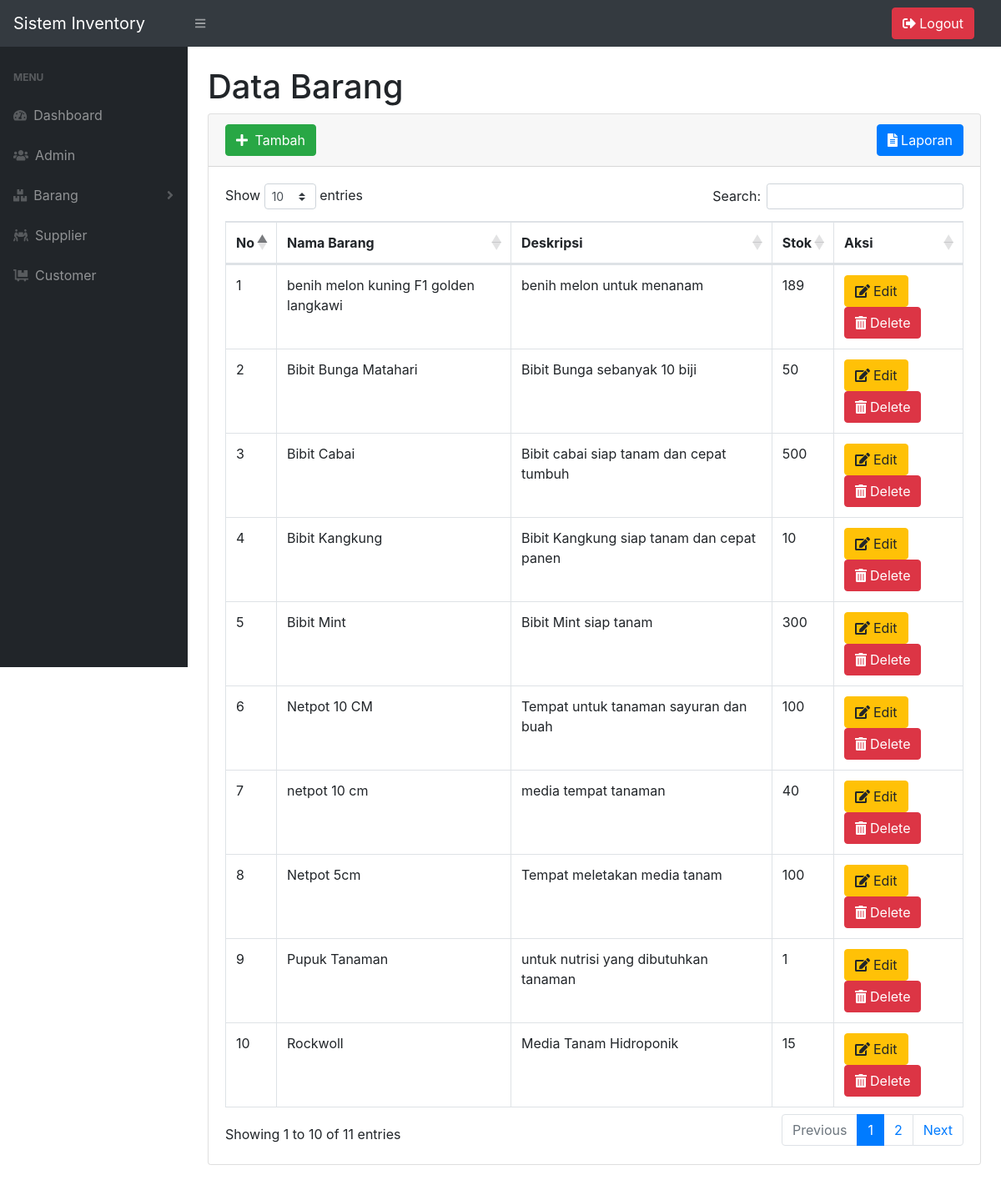
Page /admin/barang/index.php (signed in) on the committed database.
### tables this page shows
CREATE TABLE `barang` (
  `id_barang` int(5) NOT NULL,
  `nama_barang` varchar(100) NOT NULL,
  `deskripsi` text NOT NULL,
  `stok` int(5) NOT NULL
);

### admin/barang/index.php (the view, shortened to what this page needs)
<?php
require 'functions.php';
?>
<!DOCTYPE html>
<html lang="en">
<head>
    <link href="../assets/styles.css" rel="stylesheet" />
    <link href="https://cdn.datatables.net/1.10.20/css/dataTables.bootstrap4.min.css" rel="stylesheet" />
</head>
<body class="sb-nav-fixed">
    <nav class="sb-topnav navbar navbar-expand navbar-dark bg-dark">
        <a class="navbar-brand" href="#">Sistem Inventory</a>
        <button class="btn btn-link btn-sm order-1 order-lg-0" id="sidebarToggle" href="#"><i class="fas fa-bars"></i></button>
        <form class="d-none d-md-inline-block form-inline ml-auto mr-0 mr-md-3 my-2 my-md-0">
            <div class="input-group">
                <a class="btn btn-danger" href="../logout.php" role="button"><i class="fas fa-sign-out-alt"></i>&nbsp;Logout</a>
            </div>
        </form>
    </nav>
    <div id="layoutSidenav">
        <div id="layoutSidenav_nav">
            <nav class="sb-sidenav accordion sb-sidenav-dark" id="sidenavAccordion">
                <div class="sb-sidenav-menu">
                    <div class="nav">
                        <div class="sb-sidenav-menu-heading">Menu</div>
                        <a class="nav-link" href="../dashboard.php">
                            <div class="sb-nav-link-icon"><i class="fas fa-tachometer-alt"></i></div>
                            Dashboard
                        </a>
                        <a class="nav-link" href="../admin/index.php">
                            <div class="sb-nav-link-icon"><i class="fas fa-users"></i></div>
                            Admin
                        </a>
                        <a class="nav-link collapsed" href="#" data-toggle="collapse" data-target="#collapseLayoutsBarang" aria-expanded="false" aria-controls="collapseLayouts">
                            <div class="sb-nav-link-icon"><i class="fas fa-boxes"></i></div>
                            Barang
                            <div class="sb-sidenav-collapse-arrow"><i class="fas fa-angle-down"></i></div>
                        </a>
                        <a class="nav-link" href="../supplier/index.php">
                            <div class="sb-nav-link-icon"><i class="fas fa-people-carry"></i></div>
                            Supplier
                        </a>
                        <a class="nav-link" href="../customer/index.php">
                            <div class="sb-nav-link-icon"><i class="fas fa-dolly-flatbed"></i></div>
                            Customer
                        </a>
                    </div>
                </div>
            </nav>
        </div>
        <div id="layoutSidenav_content">
            <main>
                <div class="container-fluid">
                    <h1 class="mt-4">Data Barang</h1>
                    <div class="card mb-4">
                        <div class="card-header">
                            <button type="button" class="btn btn-success" data-toggle="modal" data-target="#tambah"><i class="fas fa-plus mr-1"></i>
                                Tambah
                            </button>
                            <a href="laporan_barang.php" class="btn btn-primary" role="button" style="float: right;"><i class="fas fa-file-alt mr-1"></i>Laporan</a>
                        </div>
                        <div class="card-body">
                            <div class="table-responsive">
                                <table class="table table-bordered" id="dataTable" width="100%" cellspacing="0">
                                    <thead>
                                        <tr>
                                            <th>No</th>
                                            <th>Nama Barang</th>
                                            <th>Deskripsi</th>
                                            <th>Stok</th>
                                            <th>Aksi</th>
                                        </tr>
                                    </thead>
                                    <tbody>
                                        <?php
                                        $barang = mysqli_query($conn, "SELECT * FROM barang ORDER BY nama_barang ASC");
                                        $i = 1;
                                        while ($data = mysqli_fetch_array($barang)) :
                                        ?>
                                            <tr>
                                                <td><?= $i++; ?></td>
                                                <td><?= $data['nama_barang']; ?></td>
                                                <td><?= $data['deskripsi']; ?></td>
                                                <td><?= $data['stok']; ?></td>
                                                <td>
                                                    <button type="button" class="btn btn-warning" data-toggle="modal" data-target="#edit<?php echo $data['id_barang']; ?>">
                                                        <i class="fas fa-edit mr-1"></i>Edit
                                                    </button>
                                                    <button type="button" class="btn btn-danger" data-toggle="modal" data-target="#delete<?php echo $data['id_barang']; ?>">
                                                        <i class="fas fa-trash-alt mr-1"></i>Delete
                                                    </button>
                                                </td>
                                            </tr>
                                        <?php
                                        endwhile;
                                        ?>
                                    </tbody>
                                </table>
                            </div>
                        </div>
                    </div>
                </div>
            </main>
        </div>
    </div>
</body>
</html>

### admin/barang/index.php (style rules this page uses)
table thead tr th { text-align: center; }

### rows in the picture
barang: nama_barang "benih melon kuning F1 golden langkawi", deskripsi "benih melon untuk menanam", stok "189"
barang: nama_barang "Bibit Bunga Matahari", deskripsi "Bibit Bunga sebanyak 10 biji", stok "50"
barang: nama_barang "Bibit Cabai", deskripsi "Bibit cabai siap tanam dan cepat tumbuh", stok "500"
barang: nama_barang "Bibit Kangkung", deskripsi "Bibit Kangkung siap tanam dan cepat panen", stok "10"
barang: nama_barang "Bibit Mint", deskripsi "Bibit Mint siap tanam", stok "300"
barang: nama_barang "Netpot 10 CM", deskripsi "Tempat untuk tanaman sayuran dan buah", stok "100"
barang: nama_barang "netpot 10 cm", deskripsi "media tempat tanaman", stok "40"
barang: nama_barang "Netpot 5cm", deskripsi "Tempat meletakan media tanam", stok "100"
barang: nama_barang "Pupuk Tanaman", deskripsi "untuk nutrisi yang dibutuhkan tanaman", stok "1"
barang: nama_barang "Rockwoll", deskripsi "Media Tanam Hidroponik", stok "15"
